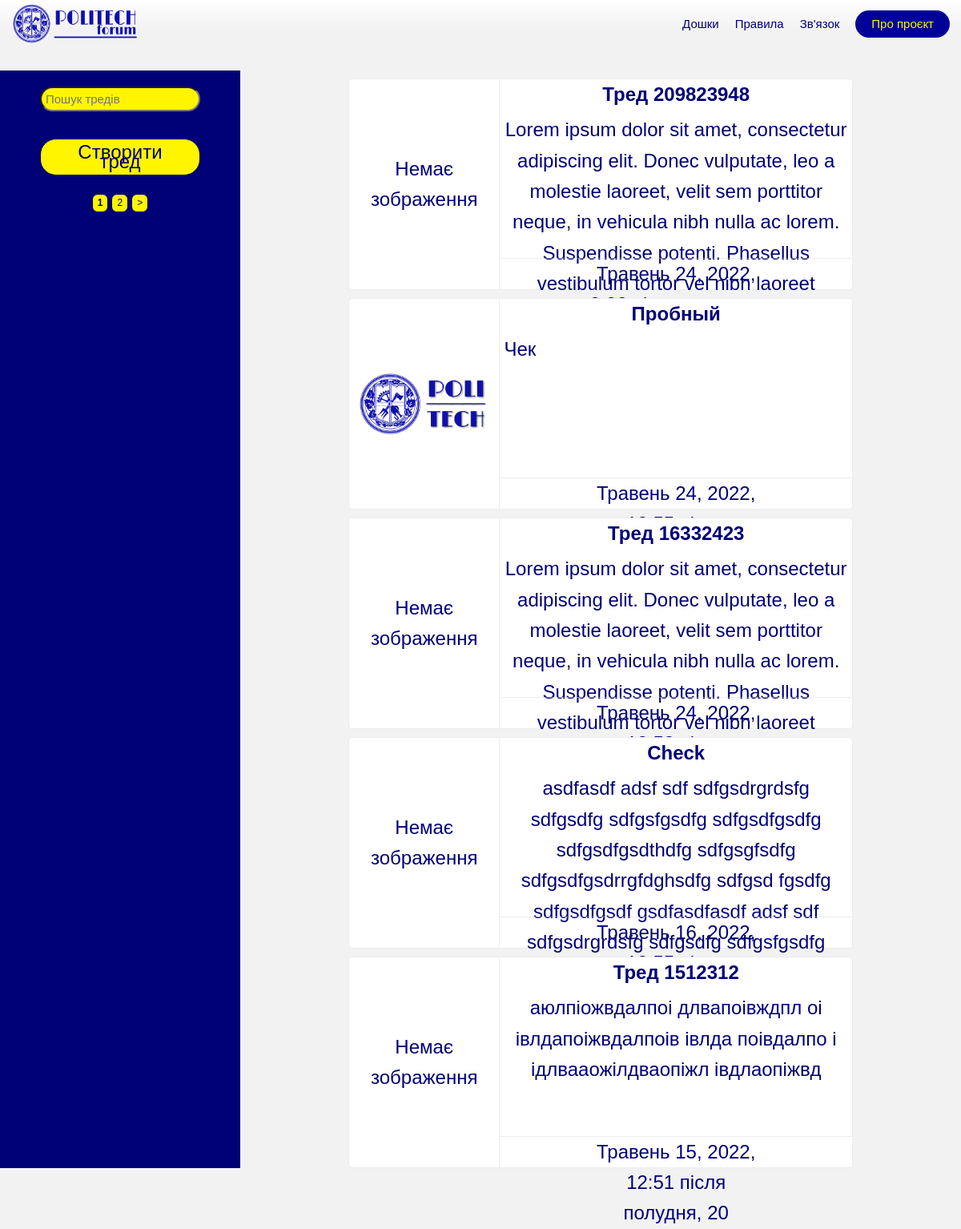
The app's page /boards/conv/ with its own data.
### Django/apps/application/models.py (models this page shows, shortened)
class Thread(models.Model):
    board = models.ForeignKey(Board, on_delete = models.CASCADE)
    thread_title = models.CharField('Назва треду', max_length = 100)
    thread_text = models.TextField('Текст треду')
    pub_date = models.DateTimeField('Дата публикації')
    img = models.ImageField('Зображення', default = 0, null=True, blank=True)
    thread_id = id
    def short(self):
        self.thread_short = str(self.thread_text[:300] + "...")
        if self.thread_short == str(self.thread_text + "..."):
            return self.thread_text
        else:
            return self.thread_short
    def short_ttl(self):
        self.thread_short_ttl = str(self.thread_title[:50] + "...")
        if self.thread_short_ttl == str(self.thread_title + "..."):
            return self.thread_title
        else:
            return self.thread_short_ttl
    class Meta:
        verbose_name = "Тред"
        verbose_name_plural = "Треди"

### Django/apps/application/views.py (the view, shortened to what this page needs)
# urls.py: path('<str:path>/', board, name = 'board'),
def board(request, path):
    search = request.GET.get('search')
    a = Board.objects.get(board_path = path)
    page = request.GET.get('page')
    if search is None:
        latest_threads = list(Thread.objects.filter(board = a).order_by('-pub_date'))
        p = Paginator(latest_threads, 5)
        latest_threads = p.get_page(page)
        return render(request, 'application/board.html', {'Board': a, 'Threads': latest_threads})

### Django/templates/application/board.html (shortened to what this page needs)
{% extends 'index.html' %}
{% block content %}
    <div class =board_intro>
    <div class = menubar>
    <form method="GET" action="" id="searchform" class="searchbar">
        <input type="text" id="searchbar" name="search" placeholder="Пошук тредів" class=searchbar_form value="{{ Search }}" maxlength="50">
    </form>
        <a href="#" class =create_thread>Створити тред</a>
        <div class=paginator>
        {% for num in Threads.paginator.page_range %}
            {% if Threads.number == num %}
                <a class=pages href="?{% if Search %}search={{ Search }}&{% endif %}page={{ num }}">
                <b>{{ num }}</b></a>
            {% elif num > Threads.number|add:'-3' and num < Threads.number|add:'3'%}
                <a class=pages href="?{% if Search %}search={{ Search }}&{% endif %}page={{ num }}">{{ num }}</a>
            {% endif %}
        {% endfor %}
        {% if Threads.has_next %}
            <a class=pages href="?{% if Search %}search={{ Search }}&{% endif %}page={{ Threads.paginator.num_pages }}">></a>
        {% endif %}
        </div>
    </div>
        <div class = board_container>
                {% if Threads %}
                    {% for i in Threads %}
                        <a class = thread_click href="{% url 'application:thread' i.id %}">
                        <div class=thread_name>{{ i.short_ttl }}</div>
                        <div class=thread_text>{{ i.short }}</div>
                            {% if i.img == '0' %}
                                <div class=thread_img_box>Немає зображення</div>
                            {% else %}
                               <div class=thread_img_box ><img src="{{ i.img.url }}" class=thread_img></div>
                            {% endif %}
                            <div class=info_box><div class="info">{{ i.pub_date }}, {{ i.id }}</div></div>
                        </a>
                    {% endfor %}
                {% else %}
                    <div class=no_threads>Треди не знайдені</div>
                {% endif %}
        </div>
    </div>
{% endblock %}

### Django/templates/static/css/style.css (style rules this page uses)
@media (min-width: 1000px) { *, *:before, *:after { box-sizing: border-box; } }
@media (min-width: 1000px) { .board_container { display: flex; flex-direction: column; align-items: flex-start; max-width: 75%; min-height: 100vh; margin: 0; } }
@media (min-width: 1000px) { .board_intro { display: flex; flex-direction: row; justify-content: center; width: 100%; min-height: 100vh; text-align: center; } }
@media (min-width: 1000px) { .thread_click { display: grid; width: 70%; min-width: 500px; min-height: 150px; text-decoration: none; margin: 10px auto 0 auto; alignment: center; background: #ffffff; float: bottom; } }
@media (min-width: 1000px) { .menubar { margin: 20px auto; display: flex; flex-direction: column; align-items: center; width: 25%; height: 100%; max-height: 600px; } }
@media (min-width: 1000px) { .create_thread { font-size: 2vmin; max-width: 200px; display: inline-block; margin: 5px auto; color: #006; text-decoration: none; text-align: center; padding: 10px 40px; border-radius: 20px; background-color: #fff500; transition: background-color .2s; } }
@media (min-width: 1000px) { .searchbar { display: flex; align-items: center; } }
@media (min-width: 1000px) { .searchbar_form { display: inline-block; font-size: 15px; grid-column-start: 1; grid-column-end: 2; width: 200px; margin: 0 0 5px 0; color: #006; padding: 5px; border-radius: 20px; background-color: #fff500; } }
@media (min-width: 1000px) { .paginator { width: 100%; max-width: 170px; display: flex; flex-direction: row; margin: 1vh auto; align-items: center; justify-content: center; } }
@media (min-width: 1000px) { .pages { text-decoration: none; font-size: 12px; margin: 10px 2px; padding: 1px 6px; border-style: solid; border-radius: 7px; border-width: 1px; background-color: #fff500; color: #006; transition: color .2s, background-color .2s, border-color .2s; } }

### records on screen
Thread: short_ttl "Тред 209823948", short "Lorem ipsum dolor sit amet, consectetur adipiscing elit. Donec vulputate, leo a molestie laoreet, velit sem porttitor neque, in vehicula nibh nulla ac lorem. Suspendisse potenti. Phasellus vestibulum tortor vel nibh laoreet…", img "Немає зображення", pub_date "Травень 24, 2022,…"
Thread: short_ttl "Пробный", short "Чек", img (picture), pub_date "Травень 24, 2022,…"
Thread: short_ttl "Тред 16332423", short "Lorem ipsum dolor sit amet, consectetur adipiscing elit. Donec vulputate, leo a molestie laoreet, velit sem porttitor neque, in vehicula nibh nulla ac lorem. Suspendisse potenti. Phasellus vestibulum tortor vel nibh laoreet…", img "Немає зображення", pub_date "Травень 24, 2022,…"
Thread: short_ttl "Check", short "asdfasdf adsf sdf sdfgsdrgrdsfg sdfgsdfg sdfgsfgsdfg sdfgsdfgsdfg sdfgsdfgsdthdfg sdfgsgfsdfg sdfgsdfgsdrrgfdghsdfg sdfgsd fgsdfg sdfgsdfgsdf gsdfasdfasdf adsf sdf sdfgsdrgrdsfg sdfgsdfg sdfgsfgsdfg…", img "Немає зображення", pub_date "Травень 16, 2022,…"
Thread: short_ttl "Тред 1512312", short "аюлпіожвдалпоі длвапоівждпл оі івлдапоіжвдалпоів івлда поівдалпо і ідлвааожілдваопіжл івдлаопіжвд", img "Немає зображення", pub_date "Травень 15, 2022, 12:51 після полудня", id "20"

### other values on screen
{{ num }} "1"
{{ num }} "2"
